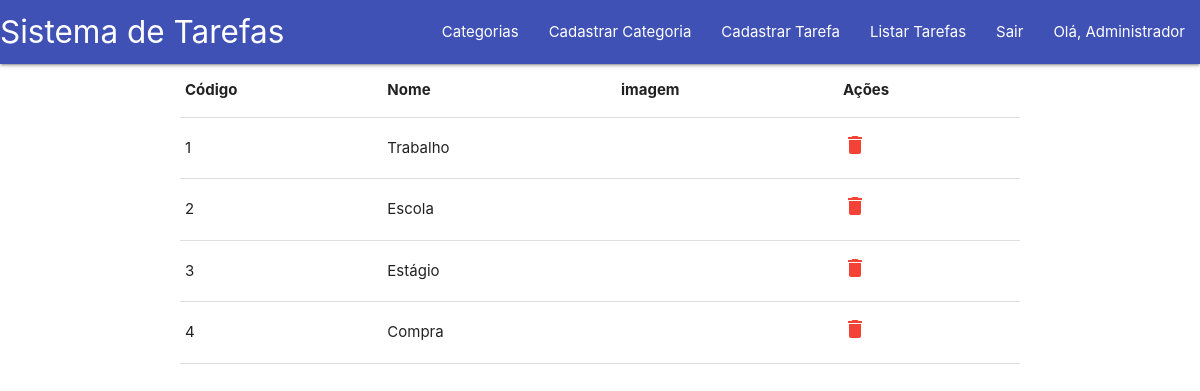
/categorias.php (signed in), run on the app's committed database.
### tables this page shows
CREATE TABLE `categoria_tarefa` (
  `cod` int(11) NOT NULL AUTO_INCREMENT,
  `nome` varchar(45) NOT NULL,
  PRIMARY KEY (`cod`)
);

### categorias.php (the view)
<?php  require_once("header.php");
$sql = "SELECT * FROM categoria_tarefa";
$result_categoria = mysqli_query($con, $sql);
?>
    <table class="container">
        <tr>
            <th>Código</th>
            <th>Nome</th>
            <th>imagem</th>
            <th>Ações</th>
        </tr>
        <?php foreach ($result_categoria as $categoria){ ?>
        <tr>
            <td><?=$categoria['cod'];?></td>
            <td><?=$categoria['nome'];?></td>
            <td><img src="imagens/<?=$categoria['nome'];?>.png" alt="" style="width:50px; heigth:50px;"></td>
            <td>
            <?php
                        if($_SESSION['perfil'] == 1){
                    ?>
                    <a href="db/excluir_categoria.php?cod=<?=$categoria['cod'];?>"><i class="material-icons red-text">delete</i></a>
                    <?php
                        }
                    ?>
            </td>
        </tr>
        <?php }?>
    </table>
    <?php  require_once("footer.php");?>

### data on the page
categoria_tarefa: cod "1", nome "Trabalho"
categoria_tarefa: cod "2", nome "Escola"
categoria_tarefa: cod "3", nome "Estágio"
categoria_tarefa: cod "4", nome "Compra"

### other printed values
$_SESSION['nome'] "Administrador"
